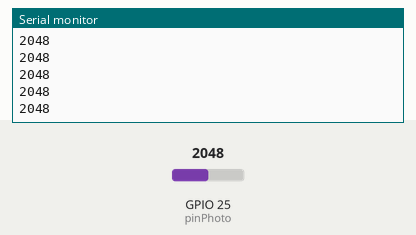
Recording of a sketch running on a simulated ESP32. Parts: the last lines printed to the serial monitor. Inputs (shaded band) come from the test bench; at power-on: GPIO 25 (pinPhoto) = 2048.

Above: at 1.2 s.
1.3 s: GPIO 25 (pinPhoto) set to 2866
At 2.2 s:
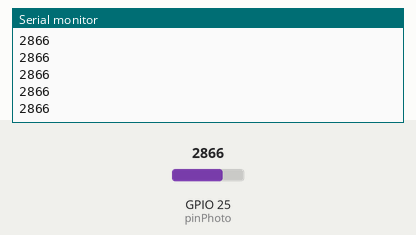
2.8 s: GPIO 25 (pinPhoto) set to 3603
At 3.8 s:
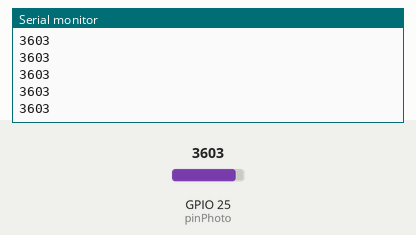
Timing chart, 0 to 5.8 s (numbered marks = the images above; inputs shaded):
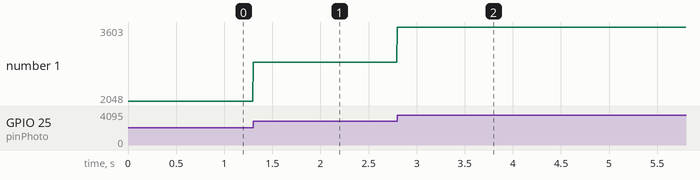

Measured:
- after the input at 1.3 s, the serial monitor: prints a new line at once (image 1)
- after the input at 2.8 s, the serial monitor: prints a new line at once (image 2)
- plotted number 1: 2048 → 2866 after the input at 1.3 s, 2866 → 3603 after the input at 2.8 s

The sketch:

luminosite.ino
```cpp
int pinPhoto = 25;
int photoReading;

void setup() {
 Serial.begin(9600);
}

void loop() {
  photoReading = analogRead(pinPhoto);
  Serial.println(photoReading);
}
```
